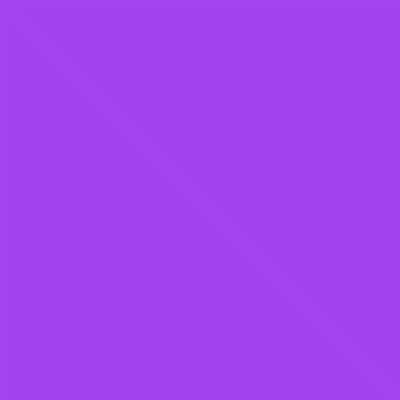
Frame 1 (no input)
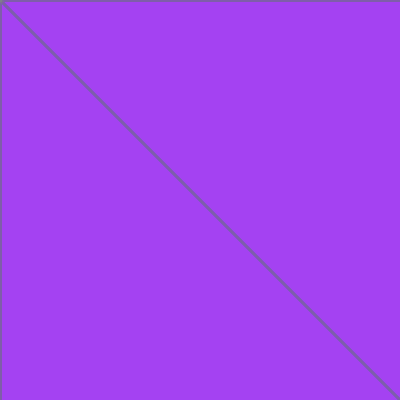
Frame 60 (the mouse pressed at the canvas centre just before this capture)
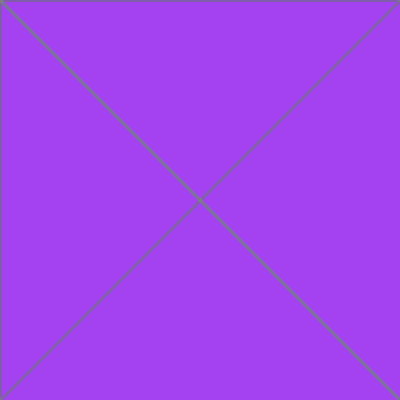
Frame 120 (the mouse held since frame 60 and released just before this capture)

The Processing sketch that drew these frames (run headless with seeded random() and noise(); from frame 60 on, the mouse is pressed at the canvas centre):

// Processing sketch: processing_4411
// ── processing_4411.pde

//Interactive Display
//Created By Stephen Wang
//ARCH1391 Digital Computation Studio-Module 2

//Try use left and right mouse clicks and mouse drag to draw lines 

//Code  References:
//Modified based on Riley Galloway's Laser Draw
//Credit to Riley Galloway
//http://www.openprocessing.org/visuals/?visualID=1915

float[][] a=new float[40][2]; //Code based on Riley Galloway's Laser Draw


void setup() { 
  size(400,400); 
  smooth(); 
  background(random(0,255),random(0,255),random(0,255),30); 
  strokeWeight(3);
} 
 
void draw() {   
  lines(mouseX, mouseY, pmouseX, pmouseY); 
} 

//draw lines when left mouse button pressed  
void lines(int x, int y, int px, int py) { //Code based on Riley Galloway's Laser Draw
  if (mousePressed && (mouseButton == LEFT) ) { //all if statement Code made by Stephen Wang
    stroke(random(0,255),random(0,255),random(0,255),20); 
    line(0,y,x,y);  //Modified based on Riley Galloway's Laser Draw
    line(x,0,x,y);
  }
  else if(mousePressed && (mouseButton == LEFT)) { 
    stroke(random(0,255),random(0,255),random(0,255),20); 
    line(0,y,x,y); //Modified based on Riley Galloway's Laser Draw
    line(0,0,x,y);
  }
  //draw lines when right mouse button pressed 
   else if (mousePressed && (mouseButton == RIGHT)) {
   stroke(random(0,255),random(0,255),random(0,255),20); 
    line(0,y-1,x,y);  //Modified based on Riley Galloway's Laser Draw
    line(0,0,x-1,y-2);
    line(x,y-1,x+1,y); 
    line(0,y,x-1,y-2);
  } 
  //draw lines when mouse moved
   else {
    stroke(random(0,255),random(0,255),random(0,255),5); 
    line(0,0,x,y); //Modified based on Riley Galloway's Laser Draw
    line(400,0,x,y);
    line(0,400,x,y);
    line(400,400,x,y);   
  } 
} 
//redraw everything when mouse released
//code made by Stephen Wang
void mouseReleased(){
  background(random(255),random(255),random(255),20); 
} 
